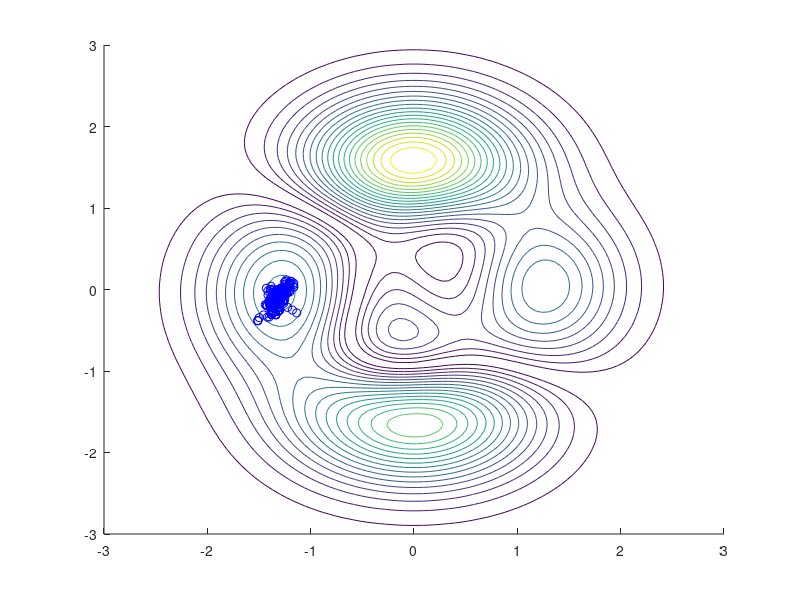

MATLAB code to generate this figure:
f1 = @(x,y) 3.*(1-x.^2).*exp(-x.^2 -(1+y).^2);
f2 = @(x,y) -10*(x/5 - x.^3 - y.^5).*exp(-x.^2 - y.^2);
f3 = @(x,y) -1/3 * exp(-(x+1).^2 -y.^2);

fxy = @(x,y) abs(f1(x,y) + f2(x,y) + f3(x,y));


%%fxy = @(x,y) 3.*(1-x.^2).*exp(-x.^2 -(1+y).^2);

close all;

xy_max = [3 3];
xy_min = [-3 -3];

sx=(rand-0.5)*2*3;
sy=(rand-0.5)*2*3;

hold on
%plot(sx,sy,'b*')

x=linspace(-3,3,100);
y=linspace(-3,3,100);

[X,Y]=meshgrid(x,y);


FX=fxy(X,Y);

contour(X,Y,FX,20);

n=10;

x = zeros(n,1);
y = zeros(n,1);
xy = zeros(n,1);

Tmax = 90;


aux= 0;
t=0;
T=90;
d=0.05;

while(t ~=n)
   h=1;
   while h<=100

  tx= sx + (rand-0.5)*2*d;
    ty= sy + (rand-0.5)*2*d;

       deltaE= fxy(sx,sy) - fxy(tx,ty);
       p = exp(-deltaE) / T;
       if   deltaE < 0
            sx=tx;
            sy=ty;
           
       elseif rand < p
            sx=tx;
            sy=ty;
       end
       plot(sx,sy,'bo')
       h=h+1;
   end
T=T-10;
t=t+1;
end




%%hold off


%%figure
%%plot(x,'r')
%%hold on
%%plot (y,'b')

%%figure
%%plot(xy,'g')